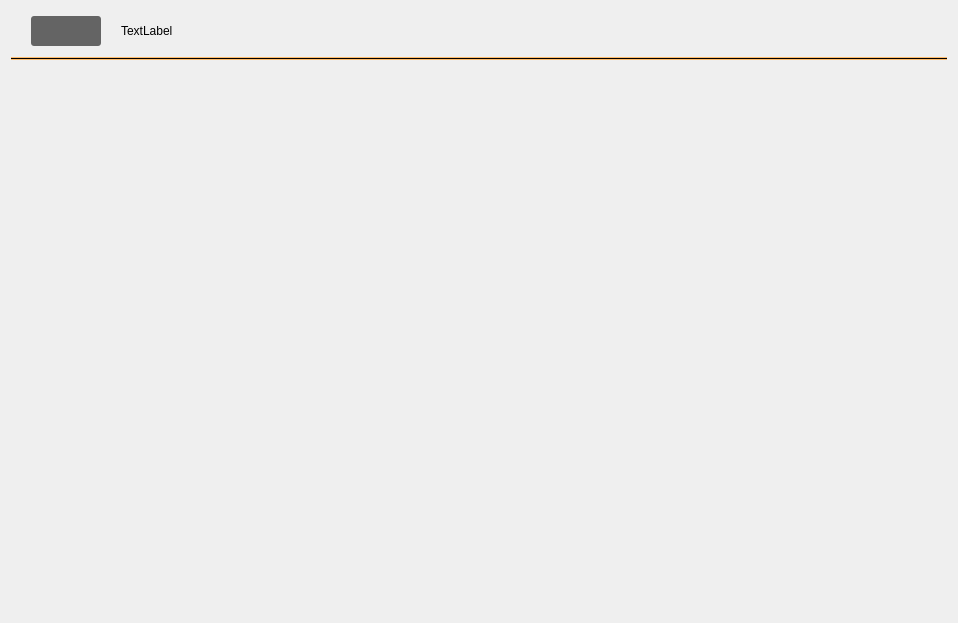
<?xml version="1.0" encoding="UTF-8"?>
<ui version="4.0">
 <class>VersionListView</class>
 <widget class="QFrame" name="VersionListView">
  <property name="geometry">
   <rect>
    <x>0</x>
    <y>0</y>
    <width>958</width>
    <height>623</height>
   </rect>
  </property>
  <property name="windowTitle">
   <string>Frame</string>
  </property>
  <layout class="QVBoxLayout" name="verticalLayout">
   <item>
    <widget class="QFrame" name="frame_backButtonPanel">
     <property name="minimumSize">
      <size>
       <width>0</width>
       <height>40</height>
      </size>
     </property>
     <property name="maximumSize">
      <size>
       <width>16777215</width>
       <height>40</height>
      </size>
     </property>
     <property name="frameShape">
      <enum>QFrame::NoFrame</enum>
     </property>
     <property name="frameShadow">
      <enum>QFrame::Raised</enum>
     </property>
     <layout class="QHBoxLayout" name="horizontalLayout_19">
      <property name="spacing">
       <number>20</number>
      </property>
      <property name="leftMargin">
       <number>20</number>
      </property>
      <property name="topMargin">
       <number>0</number>
      </property>
      <property name="rightMargin">
       <number>0</number>
      </property>
      <property name="bottomMargin">
       <number>0</number>
      </property>
      <item>
       <widget class="QPushButton" name="pushButton_backButton">
        <property name="minimumSize">
         <size>
          <width>70</width>
          <height>30</height>
         </size>
        </property>
        <property name="maximumSize">
         <size>
          <width>70</width>
          <height>30</height>
         </size>
        </property>
        <property name="styleSheet">
         <string notr="true">QPushButton{
	background-image: url(:/icons/Assets/icons/back.png);
background-color: rgb(100, 100, 100);
border-radius:3px;
border:none;
background-repeat: no-repeat;
background-position: center;
	color: rgb(255, 255, 255);
	font: 87 10pt &quot;Segoe UI Black&quot;;
}


QPushButton::hover{
background-color: rgb(80, 80, 80);
}</string>
        </property>
        <property name="text">
         <string/>
        </property>
       </widget>
      </item>
      <item>
       <widget class="QLabel" name="label_navigatePath">
        <property name="text">
         <string>TextLabel</string>
        </property>
       </widget>
      </item>
      <item>
       <spacer name="horizontalSpacer_7">
        <property name="orientation">
         <enum>Qt::Horizontal</enum>
        </property>
        <property name="sizeHint" stdset="0">
         <size>
          <width>907</width>
          <height>20</height>
         </size>
        </property>
       </spacer>
      </item>
     </layout>
    </widget>
   </item>
   <item>
    <widget class="Line" name="line">
     <property name="styleSheet">
      <string notr="true">background-color: rgb(255, 190, 111);</string>
     </property>
     <property name="frameShadow">
      <enum>QFrame::Plain</enum>
     </property>
     <property name="orientation">
      <enum>Qt::Horizontal</enum>
     </property>
    </widget>
   </item>
   <item>
    <widget class="QFrame" name="frame_listview">
     <property name="frameShape">
      <enum>QFrame::NoFrame</enum>
     </property>
     <property name="frameShadow">
      <enum>QFrame::Raised</enum>
     </property>
    </widget>
   </item>
  </layout>
 </widget>
 <resources/>
 <connections/>
</ui>
